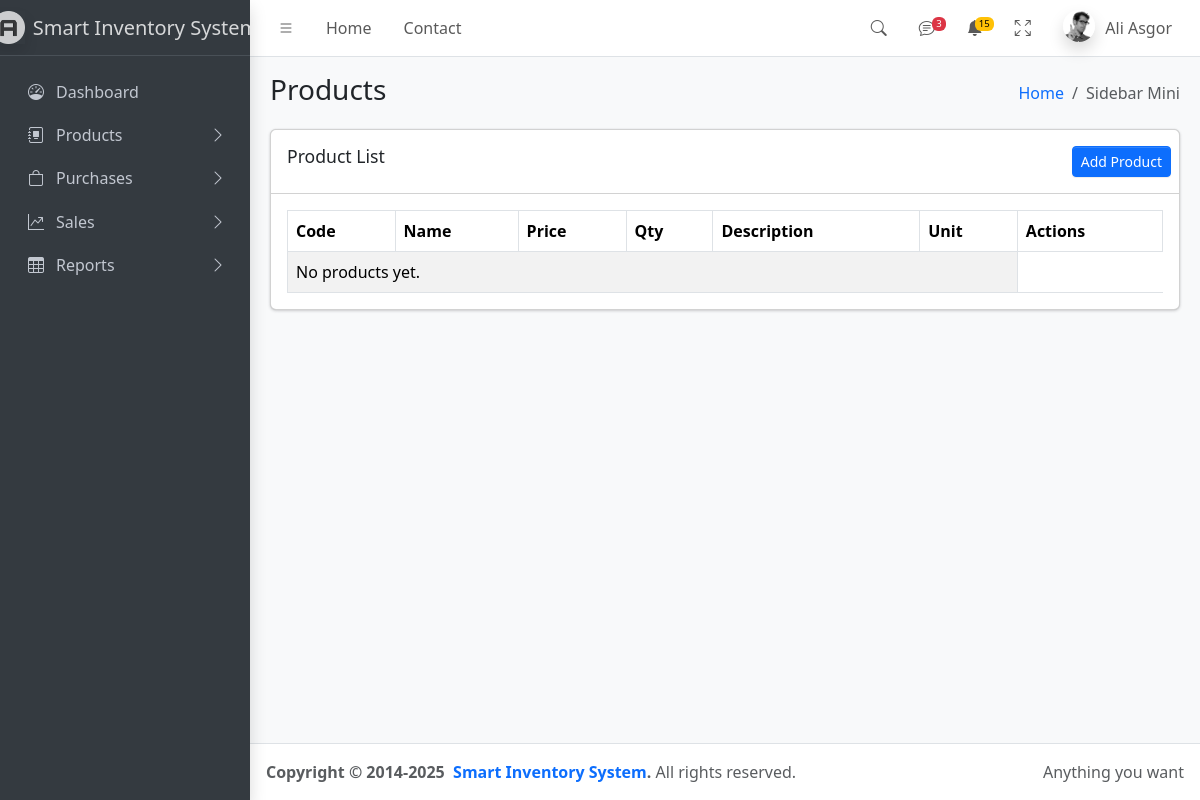
/products/product/, run on an earlier commit of the app's database.
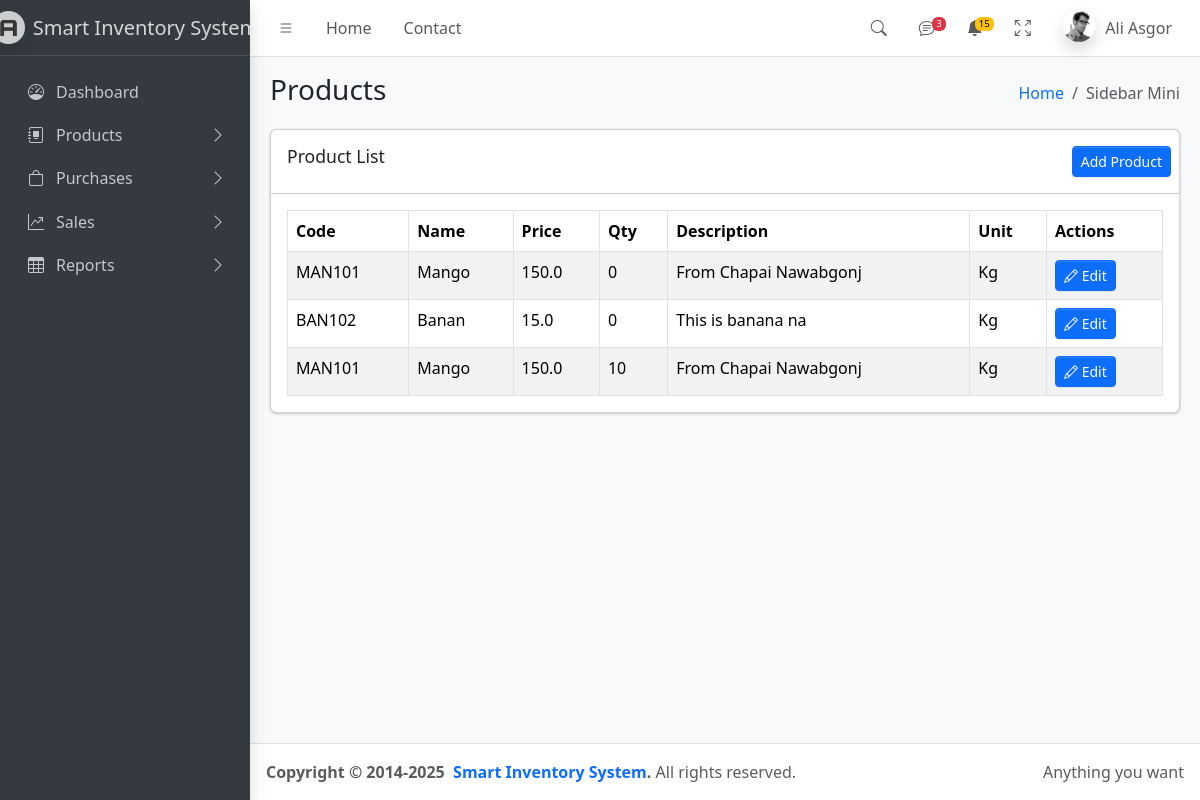
And on a later commit of the database.
### products/models.py (models this page shows, shortened)
class Product(models.Model):
    product_name = models.CharField(max_length=100)
    product_code = models.CharField(max_length=100)
    product_description = models.TextField(null=True, blank=True)
    product_unit = models.ForeignKey(Unit, on_delete=models.CASCADE)
    product_quantity = models.IntegerField()
    product_price = models.FloatField(null=True)
    product_image = models.ImageField(null=True, blank=True)
    created_at = models.DateTimeField(auto_now_add=True)
    created_by = models.ForeignKey(User, on_delete=models.CASCADE)

class Unit(models.Model):
    unit_name = models.CharField(max_length=100)
    unit_short_name = models.CharField(max_length=100)
    created_at = models.DateTimeField(auto_now_add=True)
    created_by = models.ForeignKey(User, on_delete=models.CASCADE)
    def __str__(self):
        return self.unit_name

### products/views.py (the view)
# urls.py: path("product/", views.product_list , name="product_list"),
def product_list(request):
    products = Product.objects.all().order_by("-created_at")
    context = {
        "products": products,
        "form": ProductForm(),
    }
    return render(request, "products/product/product_list.html", context)

### products/templates/products/product/product_list.html (shortened to what this page needs)
{% extends 'products/base.html' %}
{% block pagehead %}Products{% endblock %}
{% block content %}
<div class="row">
    <div class="col-12">
        <div class="card">
            <div class="card-header">
                <h3 class="card-title">Product List</h3>
                <div class="card-tools">
                    <button type="button" class="btn btn-primary btn-sm" data-bs-toggle="modal"
                        data-bs-target="#productModal">Add Product
                    </button>
                </div>
            </div>
            <div class="card-body">
                <table class="table table-bordered table-striped">
                    <thead>
                        <tr>
                            <th>Code</th>
                            <th>Name</th>
                            <th>Price</th>
                            <th>Qty</th>
                            <th>Description</th>
                            <th>Unit</th>
                            <th>Actions</th>
                        </tr>
                    </thead>
                    <tbody id="product-table-body">
                        {% for product in products %}
                        {% include "products/product/product_row.html" %}
                        {% empty %}
                        <tr>
                            <td colspan="6">No products yet.</td>
                        </tr>
                        {% endfor %}
                    </tbody>
                </table>
            </div>
        </div>
    </div>
</div>
{% endblock %}

### products/templates/products/product/product_row.html (shortened to what this page needs)
<tr id="product-{{ product.id }}">
    <td>{{ product.product_code }}</td>
  <td>{{ product.product_name }}</td>
  <td>{{ product.product_price }}</td>
    <td>{{ product.product_quantity }}</td>
  <td>{{ product.product_description|truncatechars:80 }}</td>
  <td>{% if product.product_unit %}{{ product.product_unit.unit_short_name }}{% endif %}</td>
  <td>
    <button class="btn btn-sm btn-primary" hx-get="{% url 'update_product' product.id %}"
      hx-target="#product-edit-form-container" hx-swap="innerHTML" data-bs-toggle="modal"
      data-bs-target="#productEditModal">
      <i class="bi bi-pencil"></i> Edit
    </button>
  </td>
</tr>

What changed in the data, as far as the page shows it:
added Product: product_code "MAN101", product_name "Mango", product_price "150.0", product_quantity "0", product_description "From Chapai Nawabgonj", product_unit.unit_short_name "Kg"
added Product: product_code "BAN102", product_name "Banan", product_price "15.0", product_quantity "0", product_description "This is banana na", product_unit.unit_short_name "Kg"
added Product: product_code "MAN101", product_name "Mango", product_price "150.0", product_quantity "10", product_description "From Chapai Nawabgonj", product_unit.unit_short_name "Kg"
Also different on the page:
text no longer shown: "No products yet."
